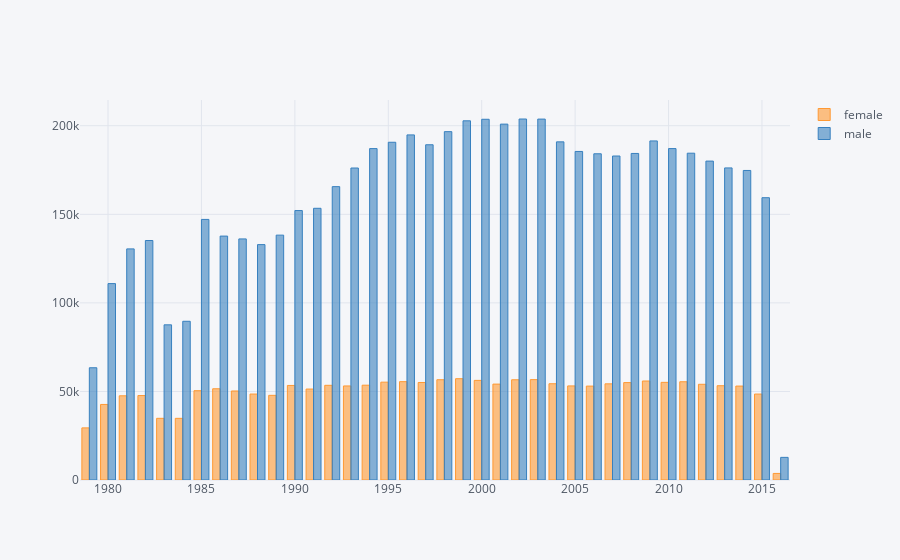

The code cell stored with this chart in its notebook:
### Code cell
df_suicides.iplot(kind='bar')

### Figure 1 — Plotly figure (JSON) as saved in the notebook; plotly's stock layout.template omitted (floating-point values rounded to 4 significant figures)
{"data": [{"marker": {"color": "rgba(255, 153, 51, 0.6)", "line": {"color": "rgba(255, 153, 51, 1.0)", "width": 1}}, "name": "female", "orientation": "v", "text": "", "type": "bar", "uid": "02ef05eb-a711-4688-9737-60d5eec24d61", "x": [1979, 1980, 1981, 1982, 1983, 1984, 1985, 1986, 1987, 1988, 1989, 1990, 1991, 1992, 1993, 1994, 1995, 1996, 1997, 1998, 1999, 2000, 2001, 2002, 2003, 2004, 2005, 2006, 2007, 2008, 2009, 2010, 2011, 2012, 2013, 2014, 2015, 2016], "y": [29418, 42662, 47530, 47681, 34823, 34811, 50417, 51517, 50251, 48518, 47795, 53388, 51351, 53466, 53093, 53525, 55235, 55514, 55054, 56609, 57197, 56243, 54141, 56587, 56666, 54347, 53123, 53016, 54290, 54997, 55889, 55129, 55468, 54034, 53223, 53030, 48526, 3708]}, {"marker": {"color": "rgba(55, 128, 191, 0.6)", "line": {"color": "rgba(55, 128, 191, 1.0)", "width": 1}}, "name": "male", "orientation": "v", "text": "", "type": "bar", "uid": "948f31df-a750-4cac-87b6-a67963937710", "x": [1979, 1980, 1981, 1982, 1983, 1984, 1985, 1986, 1987, 1988, 1989, 1990, 1991, 1992, 1993, 1994, 1995, 1996, 1997, 1998, 1999, 2000, 2001, 2002, 2003, 2004, 2005, 2006, 2007, 2008, 2009, 2010, 2011, 2012, 2013, 2014, 2015, 2016], "y": [63372, 110886, 130484, 135212, 87607, 89616, 147116, 137708, 136113, 132898, 138248, 152119, 153405, 165634, 176150, 187103, 190680, 194839, 189268, 196670, 202787, 203662, 200930, 203814, 203763, 190902, 185499, 184184, 182921, 184371, 191435, 187114, 184504, 180051, 176198, 174763, 159382, 12775]}], "layout": {"legend": {"bgcolor": "#F5F6F9", "font": {"color": "#4D5663"}}, "paper_bgcolor": "#F5F6F9", "plot_bgcolor": "#F5F6F9", "title": {"font": {"color": "#4D5663"}}, "xaxis": {"gridcolor": "#E1E5ED", "showgrid": true, "tickfont": {"color": "#4D5663"}, "title": {"font": {"color": "#4D5663"}, "text": ""}, "zerolinecolor": "#E1E5ED"}, "yaxis": {"gridcolor": "#E1E5ED", "showgrid": true, "tickfont": {"color": "#4D5663"}, "title": {"font": {"color": "#4D5663"}, "text": ""}, "zerolinecolor": "#E1E5ED"}}}
